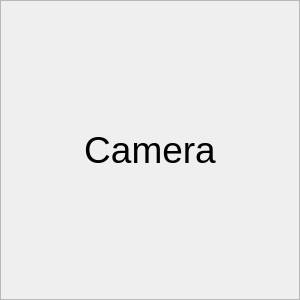
<?xml version="1.0" encoding="UTF-8"?>
<ui version="4.0">
 <class>Camera</class>
 <widget class="QWidget" name="Camera">
  <property name="geometry">
   <rect>
    <x>0</x>
    <y>0</y>
    <width>300</width>
    <height>300</height>
   </rect>
  </property>
  <property name="sizePolicy">
   <sizepolicy hsizetype="Expanding" vsizetype="Expanding">
    <horstretch>6</horstretch>
    <verstretch>6</verstretch>
   </sizepolicy>
  </property>
  <property name="minimumSize">
   <size>
    <width>0</width>
    <height>0</height>
   </size>
  </property>
  <property name="maximumSize">
   <size>
    <width>16777215</width>
    <height>16777215</height>
   </size>
  </property>
  <property name="sizeIncrement">
   <size>
    <width>3</width>
    <height>3</height>
   </size>
  </property>
  <property name="cursor">
   <cursorShape>CrossCursor</cursorShape>
  </property>
  <property name="mouseTracking">
   <bool>true</bool>
  </property>
  <property name="windowTitle">
   <string>Camera</string>
  </property>
  <layout class="QVBoxLayout" name="layout" stretch="0">
   <property name="margin">
    <number>0</number>
   </property>
   <item>
    <widget class="ActLabel" name="cam">
     <property name="sizePolicy">
      <sizepolicy hsizetype="Expanding" vsizetype="Expanding">
       <horstretch>0</horstretch>
       <verstretch>0</verstretch>
      </sizepolicy>
     </property>
     <property name="font">
      <font>
       <pointsize>28</pointsize>
      </font>
     </property>
     <property name="cursor">
      <cursorShape>CrossCursor</cursorShape>
     </property>
     <property name="mouseTracking">
      <bool>true</bool>
     </property>
     <property name="frameShape">
      <enum>QFrame::StyledPanel</enum>
     </property>
     <property name="frameShadow">
      <enum>QFrame::Sunken</enum>
     </property>
     <property name="text">
      <string>Camera</string>
     </property>
     <property name="alignment">
      <set>Qt::AlignCenter</set>
     </property>
     <property name="textInteractionFlags">
      <set>Qt::NoTextInteraction</set>
     </property>
    </widget>
   </item>
  </layout>
 </widget>
 <customwidgets>
  <customwidget>
   <class>ActLabel</class>
   <extends>QLabel</extends>
   <header>aui.utilities.ActiveLabel</header>
  </customwidget>
 </customwidgets>
 <resources/>
 <connections/>
</ui>
